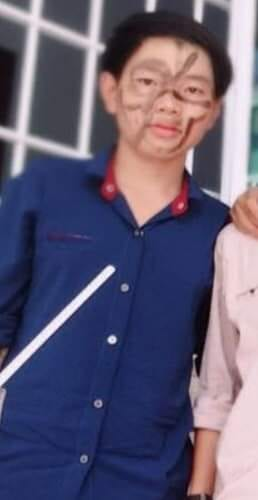
#> input picture TLA/chokhoi.jpg, 258 x 500 px
$ python test.py
#> lines starting #> are read from the running program, lines starting #| are printed output that depends on the picture
import cv2
import matplotlib.pyplot as plt
img_grayscale = cv2.imread('chokhoi.jpg',0)
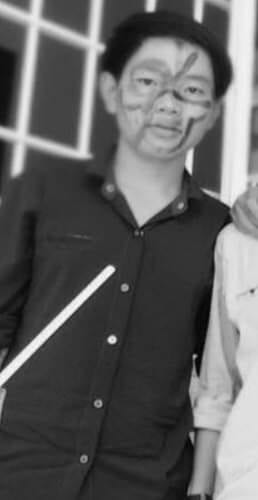
#> img_grayscale: shape (500, 258); min 1, max 255, mean 97.1
cv2.imshow('graycsale image',img_grayscale)
cv2.waitKey(1000000000)
